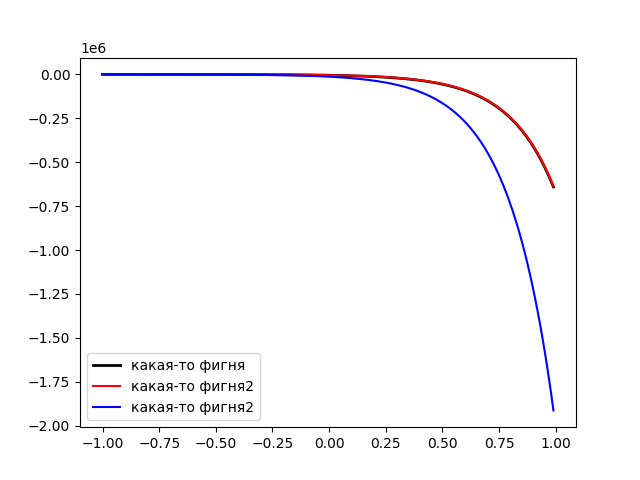

Source code (Python):
import numpy as np
from scipy.integrate import odeint
import matplotlib.pyplot as plt

t = np.arange(-1, 1, 0.01)

def diff_func(f, t):
    x, y, z = f
    dx_dt = 3*x - y + z
    dy_dt = x + y + z
    dz_dt = 4*x - y + 4*z
    return dx_dt, dy_dt, dz_dt


# initail data
x0 = -71
y0 = 1
z0 = -3 # dy0_dx = w - это омега

f = x0, y0, z0

sol = odeint(diff_func, f, t)

plt.plot(t, sol[:, 0], 'black',linewidth = 2, label='какая-то фигня')
plt.plot(t, sol[:, 1], 'red', label='какая-то фигня2')
plt.plot(t, sol[:, 2], 'blue', label='какая-то фигня2')
plt.legend()
plt.savefig('lab_10_dop_1.png')